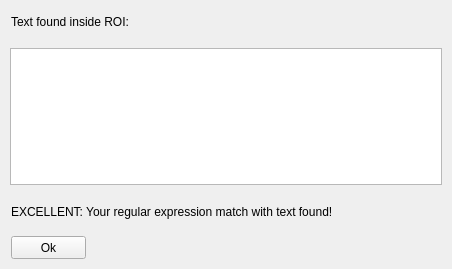
<?xml version="1.0" encoding="UTF-8"?>
<ui version="4.0">
 <class>Form</class>
 <widget class="QWidget" name="Form">
  <property name="geometry">
   <rect>
    <x>0</x>
    <y>0</y>
    <width>452</width>
    <height>269</height>
   </rect>
  </property>
  <property name="windowTitle">
   <string>Form</string>
  </property>
  <widget class="QPlainTextEdit" name="plainTextEdit">
   <property name="geometry">
    <rect>
     <x>10</x>
     <y>48</y>
     <width>432</width>
     <height>137</height>
    </rect>
   </property>
  </widget>
  <widget class="QLabel" name="labelHeader">
   <property name="geometry">
    <rect>
     <x>11</x>
     <y>14</y>
     <width>428</width>
     <height>16</height>
    </rect>
   </property>
   <property name="text">
    <string>Text found inside ROI:</string>
   </property>
  </widget>
  <widget class="QLabel" name="labelCheckResult">
   <property name="geometry">
    <rect>
     <x>11</x>
     <y>204</y>
     <width>429</width>
     <height>16</height>
    </rect>
   </property>
   <property name="text">
    <string>EXCELLENT: Your regular expression match with text found!</string>
   </property>
  </widget>
  <widget class="QPushButton" name="pushButtonOk">
   <property name="geometry">
    <rect>
     <x>11</x>
     <y>236</y>
     <width>75</width>
     <height>23</height>
    </rect>
   </property>
   <property name="text">
    <string>Ok</string>
   </property>
  </widget>
 </widget>
 <resources/>
 <connections/>
</ui>
